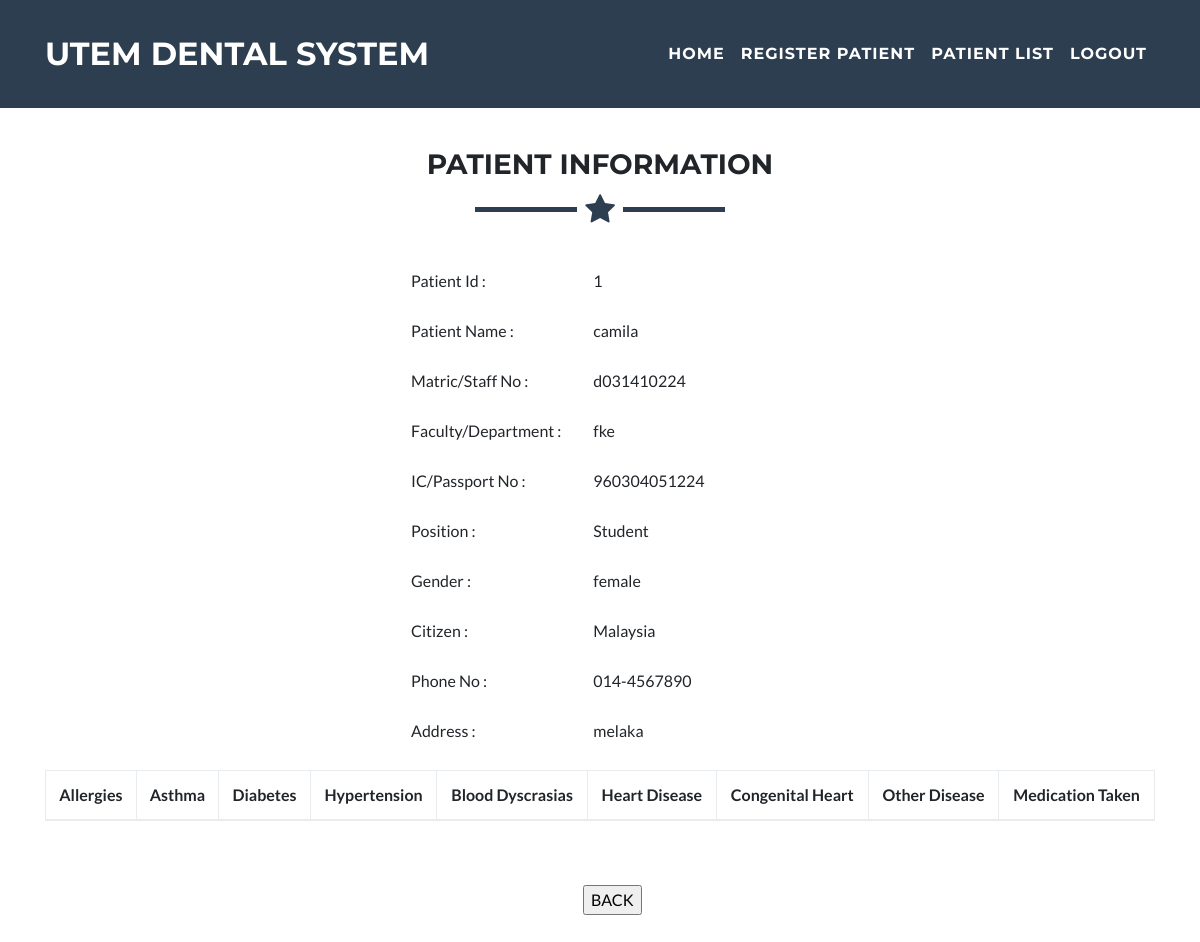
The page /viewDetailsDen.php?id=1 on the database as committed earlier.
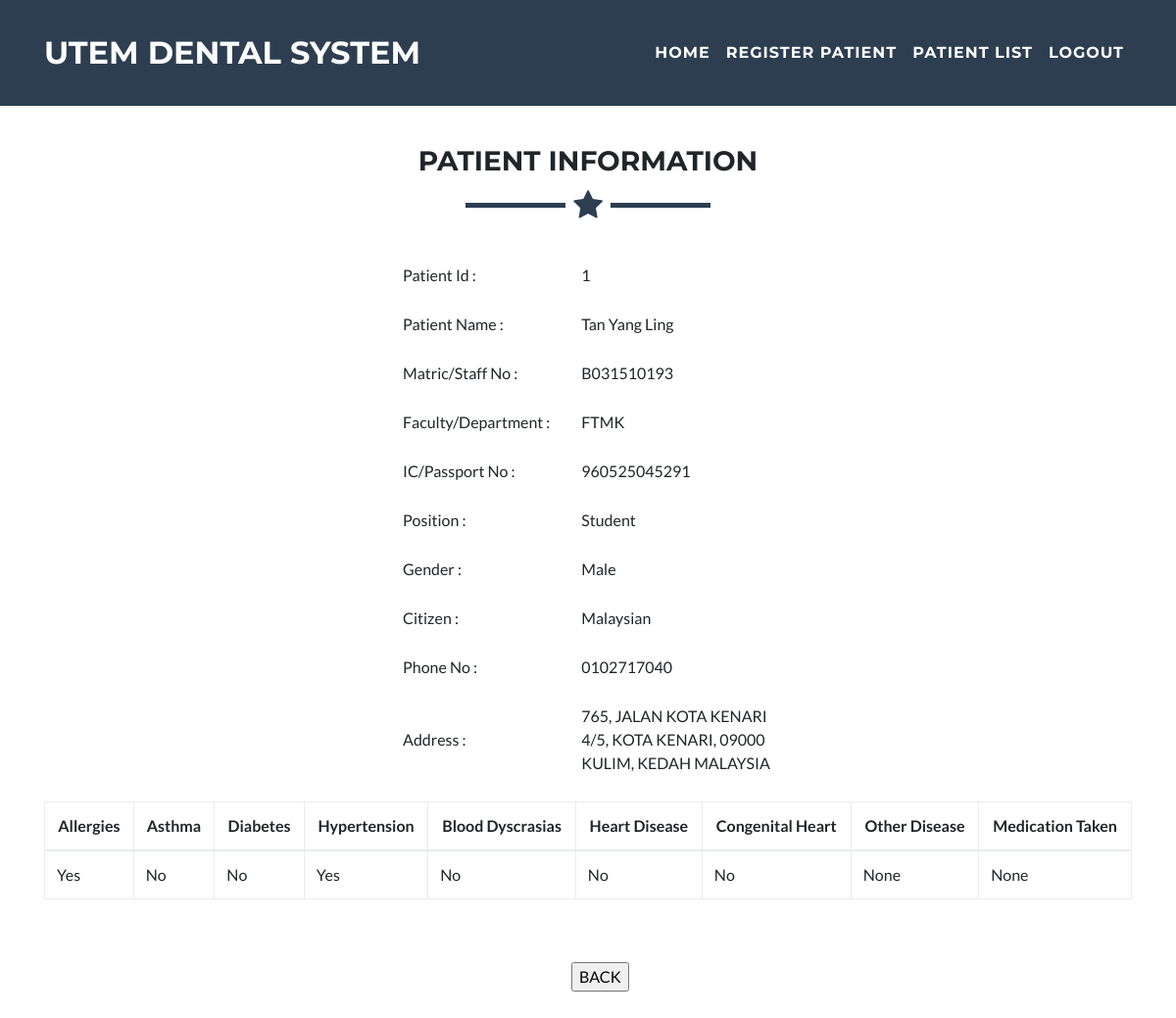
The same page on the database as committed later.
### tables this page shows
CREATE TABLE `patient_info` (
  `patient_id` int(100) NOT NULL,
  `name` char(100) NOT NULL,
  `matric_staffno` varchar(100) NOT NULL,
  `fac_dept` char(100) NOT NULL,
  `ic_passno` varchar(12) NOT NULL,
  `position` varchar(50) NOT NULL,
  `gender` char(10) NOT NULL,
  `citizen` varchar(100) NOT NULL,
  `phoneno` varchar(100) NOT NULL,
  `address` varchar(100) NOT NULL,
  `patient_consent` char(100) NOT NULL,
  `id` int(100) NOT NULL
);

CREATE TABLE `medical_history` (
  `medical_id` int(100) NOT NULL,
  `allergies` varchar(255) NOT NULL,
  `asthma` varchar(255) NOT NULL,
  `diabetes` varchar(255) NOT NULL,
  `hypertension` varchar(255) NOT NULL,
  `blooddyscrasias` varchar(255) NOT NULL,
  `heartdisease` varchar(255) NOT NULL,
  `congenitalheart` varchar(255) NOT NULL,
  `otherdisease` varchar(255) NOT NULL,
  `medictaken` varchar(255) NOT NULL,
  `patient_id` int(100) NOT NULL
);

### viewDetailsDen.php (the view, shortened to what the changed rows need)
<!DOCTYPE html>
<html lang="en">
  <head>
    <link href="vendor/bootstrap/css/bootstrap.min.css" rel="stylesheet">
    <link href="vendor/font-awesome/css/font-awesome.min.css" rel="stylesheet" type="text/css">
    <link href="css/freelancer.min.css" rel="stylesheet">
  </head>
  <body id="page-top">
<br><br>
<section id="appointmentPart">
  <div class="container">
<div align="center">
<?php
include ('connect.php');
$id = $_GET['id'];
$result = mysqli_query ($conn,"SELECT * FROM patient_info where patient_id = $id") or die
("Error running MySQL query");
   $row = mysqli_fetch_assoc($result);
?>
<form id="borang2" name="borang2" method="post" action="">
 <table width="380"  align="center" cellspacing="12px">
       <tr>
         <th colspan="2" scope="col"></th>
       </tr>
     <tr>
         <td width="196" height="24"><br>
           Patient Id :</td>
         <td width="229" height="24"><br><?php echo $row["patient_id"];?></td>
        </tr>
       <tr>
         <td height="24"><br>
           Patient Name :</td>
         <td height="24"><br><?php echo $row["name"];?></td>
        </tr>
         <tr>
         <td height="24"><br>
          Matric/Staff No :</td>
        <td height="24"><br><?php echo $row["matric_staffno"];?></td>
        </tr>
         <tr>
         <td height="24"><br>
           Faculty/Department :</td>
         <td height="24"><br><?php echo $row["fac_dept"];?></td>
         </tr>
         <tr>
         <td height="24"><br>
           IC/Passport No :</td>
         <td height="24"><br><?php echo $row["ic_passno"];?></td>
         </tr>
         <tr>
         <td height="24"><br>
           Position :</td>
         <td height="24"><br><?php echo $row["position"];?></td>
         </tr>
         <tr>
         <td height="24"><br>
          Gender :</td>
         <td height="24"><br><?php echo $row["gender"];?></td>
         </tr>
         <tr>
         <td height="24"><br>
          Citizen :</td>
         <td height="24"><br><?php echo $row["citizen"];?></td>
         </tr>
         <tr>
         <td height="24"><br>
           Phone No :</td>
         <td height="24"><br><?php echo $row["phoneno"];?></td>
         </tr>
         <tr>
         <td height="24"><br>
           Address :</td>
         <td height="24"><br><?php echo $row["address"];?></td>
         </tr>
          <div class="box">
          <table width="80%" class="table table-stripped table-hover table-bordered">
          <center>
          <thead>
          <tr class="text-center">
          <th>Allergies</th>
          <th>Asthma</th>
          <th>Diabetes</th>
          <th>Hypertension</th>
          <th>Blood Dyscrasias</th>
          <th>Heart Disease</th>
          <th>Congenital Heart</th>
          <th>Other Disease</th>
          <th>Medication Taken</th>
          </tr>
          </thead>
          <tbody>
          <?php
          include ('connect.php');
          $id = $_GET['id'];
          $result = mysqli_query ($conn,"SELECT * FROM medical_history where patient_id = $id") or die
          ("Error running MySQL query");
          while($row = mysqli_fetch_assoc($result))
          {
          echo "<tr>";
          echo "<td>".$row['allergies']."</td>";
          echo "<td>".$row['asthma']."</td>";
          echo "<td>".$row['diabetes']."</td>";
          echo "<td>".$row['hypertension']."</td>";
          echo "<td>".$row['blooddyscrasias']."</td>";
          echo "<td>".$row['heartdisease']."</td>";
          echo "<td>".$row['congenitalheart']."</td>";
          echo "<td>".$row['otherdisease']."</td>";
          echo "<td>".$row['medictaken']."</td>";
          ?>
          <?php
          echo "</tr>";
          }
          echo "</table>";
          ?>
          </table>
          </div>
</div>
</body>
</html>

Rows that differ between the two databases and show on the page:
changed patient_info "Student": name "camila" → "Tan Yang Ling"; matric_staffno "d031410224" → "B031510193"; fac_dept "fke" → "FTMK"; ic_passno "960304051224" → "960525045291"; gender "female" → "Male"; citizen "Malaysia" → "Malaysian"; phoneno "014-4567890" → "0102717040"; address "melaka" → "765, JALAN KOTA KENARI 4/5, KOTA KENARI, 09000 KULIM, KEDAH MALAYSIA"
now on this page (row edited): medical_history: allergies "Yes", asthma "No", diabetes "No", hypertension "Yes", blooddyscrasias "No", heartdisease "No", congenitalheart "No", otherdisease "None", medictaken "None"
